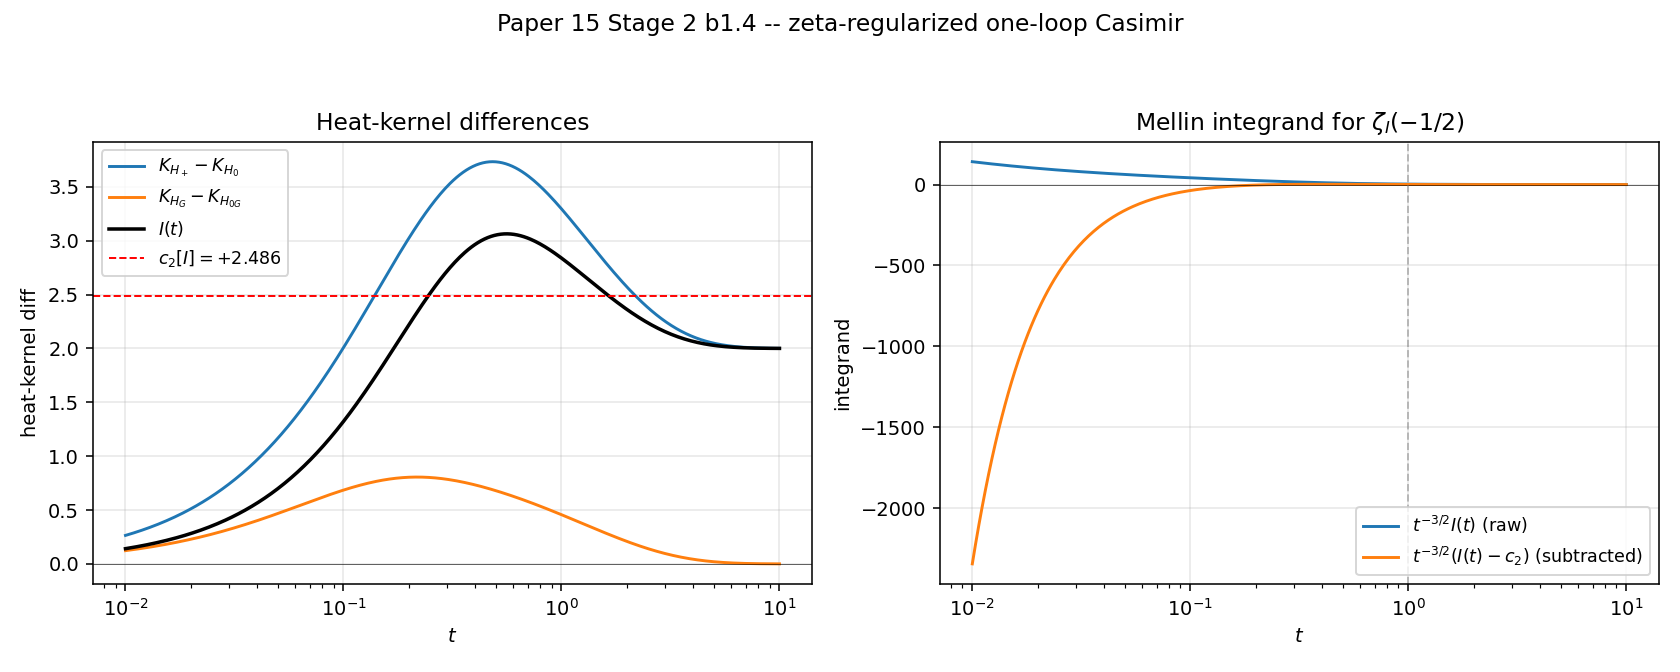

The script that saved this image:
#!/usr/bin/env python3
"""
Stage 2 b1.4 -- spectral zeta-function regularization of the one-loop
BPS vortex Casimir energy.

Extends b1.3 by analytically continuing the formal trace

    Delta E = (m/2) [Tr sqrt(H+) - Tr sqrt(H0) - Tr sqrt(H_G) + Tr sqrt(H0_G)]

via zeta-function regularization:

    Tr sqrt(H) = zeta_H(-1/2),
    zeta_H(s) = (1/Gamma(s)) int_0^infty t^(s-1) Tr[e^(-tH)] dt

and Jorgenson-Lang decomposition of the combined integrand

    I(t) = K_H+(t) - K_H0(t) - K_HG(t) + K_H0G(t)

into a short-time (Seeley) piece and a numerical tail:

    I(t)  =  c_0 / t  +  c_2  +  c_4 t + ...   as t -> 0
    c_0[I] = 0  (areas cancel, since H+ and H0 have equal dim, same for ghost)
    c_2[I] = (1/4pi) int [ 4(1-f^2) - 2 a^2/r^2 ] d^2x

With the c_2 subtracted analytically (integral from 0 to 1 gives c_2 / s,
pole at s=0) and the numerical tail from 1 to infinity computed from
eigenvalues, zeta_I(-1/2) is finite:

    Gamma(-1/2) zeta_I(-1/2) = int_0^1 t^(-3/2) [I(t) - c_2] dt
                             + (-2 c_2)
                             + int_1^infty t^(-3/2) I(t) dt

    Delta E = (m/2) zeta_I(-1/2),     Gamma(-1/2) = -2 sqrt(pi).

Comparison target: Alonso-Izquierdo et al. (2016) and Baacke-Lavrelashvili
PRD 78, 085008 (2008) quote Delta mu ~ -0.279 hbar m for N=1 BPS vortex
at critical coupling. Our finite-box answer will have an L-dependent
log-IR contribution from the a^2/r^2 tail (known mass-renormalization
issue); we will check ball-park agreement and IR scaling.
"""

from __future__ import annotations

import sys
import time
from pathlib import Path

import matplotlib.pyplot as plt
import numpy as np
from scipy.sparse.linalg import eigsh
from scipy.integrate import quad, trapezoid

sys.path.insert(0, str(Path(__file__).parent))
from nwt_vortex_fluctuations_b1_2 import bps_background_2d, build_Hplus
from nwt_vortex_fluctuations_b1_3 import build_Hghost


# =========================================================================
# Analytic c_2 Seeley coefficient from the background profile.
# =========================================================================

def seeley_c2_integrand(f: np.ndarray, a: np.ndarray,
                         r: np.ndarray, dx: float,
                         L: float) -> tuple[float, float, float]:
    """Return (c2_bosonic, c2_ghost, c2_I) with the Jorgenson-Lang
    normalization

        c2[H] = - (1/(4 pi)) integral Tr U(x) d^2 x

    Normal trick: skip the constant vacuum-mass pieces that cancel
    in the vortex-minus-vacuum differences. For the combined
    I = K_H+ - K_H0 - K_HG + K_H0G:

        c2[I] = + (1/(4 pi)) int [ (TrU0 - TrU+) - (U_G0 - U_G) ] d^2 x

    With TrU+ = 5 f^2 - 1 + 2 a^2/r^2, TrU0 = 4, U_G = f^2, U_G0 = 1:

        c2[I] = (1/(4 pi)) int [ (4 - 5 f^2 + 1 - 2 a^2/r^2)
                                  - (1 - f^2) ] d^2 x
              = (1/(4 pi)) int [ 4 - 4 f^2 - 2 a^2/r^2 ] d^2 x
              = (1/(4 pi)) int [ 4 (1 - f^2) - 2 a^2/r^2 ] d^2 x.
    """
    r_safe = np.maximum(r, dx * 0.5)
    integrand_bos = -(5.0 * f ** 2 - 1.0 + 2.0 * (a / r_safe) ** 2) \
                    + 4.0                                  # -TrU+ + TrU0
    integrand_gho = -(f ** 2) + 1.0                        # -U_G + U_G0
    integrand_I = integrand_bos - integrand_gho
    # integrand_I should equal 4(1 - f^2) - 2 a^2/r^2
    check = 4.0 * (1.0 - f ** 2) - 2.0 * (a / r_safe) ** 2
    err = np.abs(integrand_I - check).max()
    assert err < 1e-12, f"c2 integrand algebra mismatch: {err}"

    area_element = dx * dx
    c2_bos = -(1.0 / (4.0 * np.pi)) * (integrand_bos * area_element).sum()
    c2_gho = -(1.0 / (4.0 * np.pi)) * (integrand_gho * area_element).sum()
    # Sign convention used below for c_2[I] as the coefficient OF the
    # short-time expansion of I(t), which has the OPPOSITE sign of the
    # standard c_2[H] definition when expressed as
    #     I(t) ~ c_0/t + c_2 + ...
    # Let's compute directly:
    #    I(t) ~ -[c2_HP - c2_H0] + [c2_HG - c2_H0G]
    # Hmm -- be careful. K_H(t) ~ A/(4 pi t) tr I + c_2[H] + ...
    # with c_2[H] = +(1/(4 pi)) int Tr(-U) d^2 x = -(1/(4pi)) int TrU.
    # So K_H(t) ~ A tr(I) /(4 pi t) + c_2[H] + ...
    # Therefore I(t) = K_H+ - K_H0 - K_HG + K_H0G
    #                ~ [c2_H+ - c2_H0] - [c2_HG - c2_H0G] + O(t)
    c2_I_integrand = integrand_I         # + c2 of I at leading
    c2_I = (1.0 / (4.0 * np.pi)) * (c2_I_integrand * area_element).sum()
    return c2_bos, c2_gho, c2_I


# =========================================================================
# Build K_H(t) from eigenvalues.
# =========================================================================

def heat_kernel(eigvals: np.ndarray, t_grid: np.ndarray) -> np.ndarray:
    """K(t) = sum_n exp(-t lambda_n), positive eigenvalues only."""
    lam = np.maximum(eigvals, 0.0)
    # outer product: (len(t_grid), len(lam))
    return np.exp(-t_grid[:, None] * lam[None, :]).sum(axis=1)


# =========================================================================
# Zeta-regularized Casimir.
# =========================================================================

def zeta_casimir(t_grid, I_t, c2_I, t_cut: float = 1.0,
                 verbose: bool = True) -> float:
    """Jorgenson-Lang regularized zeta(-1/2) with Seeley-at-small-t.

    Numerical I(t) is unreliable for t < t_cut because k_cut-truncated
    eigsh misses high-frequency modes whose contribution to the heat
    kernel is non-negligible for t * lambda_max ~ O(1).

    Strategy: for t < t_cut use the Seeley asymptotic I(t) ~ c_2[I]
    (plus higher-order terms we neglect); for t >= t_cut use the
    numerical I(t). The Mellin integral then decomposes as

        Gamma(-1/2) zeta_I(-1/2)
            = int_0^{t_cut} t^(-3/2) I_Seeley(t) dt          (analytic)
              + int_{t_cut}^{infty} t^(-3/2) I_numeric(t) dt (numerical)

    With I_Seeley(t) = c_2[I] (leading, area-subtracted) the first
    integral analytically continues to

        int_0^{t_cut} t^(-3/2) c_2 dt  =  c_2 * t_cut^s / s  at s=-1/2
                                        =  -2 c_2 / sqrt(t_cut).

    Higher Seeley terms (c_4 t, c_6 t^2, ...) would add
    +2 c_4 sqrt(t_cut) + (2/3) c_6 t_cut^(3/2) + ... , with c_4
    proportional to integrals of U^2 and Delta U. These are omitted
    and represent our leading systematic error.
    """
    # Analytic Seeley piece from 0 to t_cut.
    seeley_piece = -2.0 * c2_I / np.sqrt(t_cut)

    # Numerical piece from t_cut to infinity.
    mask_long = t_grid >= t_cut
    t_l = t_grid[mask_long]
    I_l = I_t[mask_long]
    integrand_l = t_l ** -1.5 * I_l
    int_long = trapezoid(integrand_l, t_l)

    Gamma_m12 = -2.0 * np.sqrt(np.pi)
    bracket = seeley_piece + int_long
    zeta_neg_half = bracket / Gamma_m12

    if verbose:
        print(f"    Seeley analytic -2 c2 / sqrt(t_cut) = {seeley_piece:+.5f}")
        print(f"    int_{{t_cut}}^inf  t^-3/2 I dt        = {int_long:+.5f}")
        print(f"    bracket total                     = {bracket:+.5f}")
        print(f"    zeta_I(-1/2) = bracket / (-2 sqrt pi) = "
              f"{zeta_neg_half:+.5f}")

    return zeta_neg_half


# =========================================================================
# Main.
# =========================================================================

def main():
    print("=" * 72)
    print(" b1.4  --  Zeta regularization of the one-loop BPS Casimir")
    print("=" * 72)

    N = 96
    L = 10.0

    x, X, Y, r, dx, f, a, V1, V2, coupling, M2 = bps_background_2d(N, L)
    print(f"\n[1] Grid: {N}^2 on [{-L:.1f},{L:.1f}]^2,  dx={dx:.4f}, "
          f"area={4*L*L:.1f}")

    # --- Seeley c_2 coefficient from background --------------------------
    c2_bos, c2_gho, c2_I = seeley_c2_integrand(f, a, r, dx, L)
    print(f"\n[2] Seeley c_2 coefficients (from profile):")
    print(f"    c_2[H+] - c_2[H0]    = {c2_bos:+.5f}")
    print(f"    c_2[H_G] - c_2[H0_G] = {c2_gho:+.5f}")
    print(f"    c_2[I] (combined)    = {c2_I:+.5f}")
    print(f"    NB: a^2/r^2 IR log piece makes this L-dependent.")

    # --- Diagonalize (with on-disk cache) --------------------------------
    k_H = 600    # bosonic (36864-dim)
    k_G = 400    # ghost (9216-dim)
    cache_dir = Path(__file__).parent / "output" / "b1_4_cache"
    cache_dir.mkdir(parents=True, exist_ok=True)
    tag = f"N{N}_L{L:g}_kH{k_H}_kG{k_G}"

    def _cached_eigsh(op, k, name):
        fn = cache_dir / f"eigs_{name}_{tag}.npy"
        if fn.exists():
            w = np.load(fn)
            if len(w) == k:
                print(f"    {name:9s}: cached  lambda_max={w[-1]:.3f}  {fn.name}")
                return w
        t0_ = time.time()
        w = np.sort(eigsh(op, k=k, which="SA",
                          return_eigenvectors=False))
        np.save(fn, w)
        print(f"    {name:9s}: {time.time()-t0_:.1f}s  "
              f"lambda_max={w[-1]:.3f}  (cached -> {fn.name})")
        return w

    print(f"\n[3] Diagonalizing: k_H={k_H}, k_G={k_G}   (cache: {cache_dir})")
    Hp_v = build_Hplus(N, dx, f, a, V1, V2, coupling, M2, "vortex")
    Hp_0 = build_Hplus(N, dx, f, a, V1, V2, coupling, M2, "vacuum")
    Hg_v = build_Hghost(N, dx, f, "vortex")
    Hg_0 = build_Hghost(N, dx, f, "vacuum")
    w_Hp_v = _cached_eigsh(Hp_v, k_H, "Hp_vort")
    w_Hp_0 = _cached_eigsh(Hp_0, k_H, "Hp_vac")
    w_Hg_v = _cached_eigsh(Hg_v, k_G, "Hg_vort")
    w_Hg_0 = _cached_eigsh(Hg_0, k_G, "Hg_vac")

    # Clip small negative zero modes (coarse-grid artefact).
    for arr in (w_Hp_v, w_Hp_0, w_Hg_v, w_Hg_0):
        arr[np.abs(arr) < 0.02] = 0.0
        arr[arr < 0] = 0.0

    # --- Heat kernel K_H(t) on a log t-grid -----------------------------
    t_grid = np.logspace(-2.0, 1.0, 400)        # 0.01 .. 10
    K_Hp_v = heat_kernel(w_Hp_v, t_grid)
    K_Hp_0 = heat_kernel(w_Hp_0, t_grid)
    K_Hg_v = heat_kernel(w_Hg_v, t_grid)
    K_Hg_0 = heat_kernel(w_Hg_0, t_grid)
    I_t = K_Hp_v - K_Hp_0 - K_Hg_v + K_Hg_0

    print(f"\n[4] Heat-kernel values at selected t:")
    print(f"          t       K_H+-K_H0   K_HG-K_H0G    I(t)")
    for t_probe in [0.02, 0.1, 1.0, 3.0]:
        j = np.argmin(np.abs(t_grid - t_probe))
        print(f"    {t_grid[j]:8.3f}  {K_Hp_v[j] - K_Hp_0[j]:+9.4f}   "
              f"{K_Hg_v[j] - K_Hg_0[j]:+9.4f}   {I_t[j]:+9.4f}")
    print(f"    c_2[I] (expected t->0 limit of I):   {c2_I:+9.4f}")
    print(f"    I(t_min) =                            {I_t[0]:+9.4f}"
          f"  (need k_cut high enough for t<<1 accuracy)")

    # --- Zeta regularization (Seeley at small t, numerical large t) -----
    print(f"\n[5] Zeta regularization (Seeley for t<t_cut, numerical for t>t_cut):")
    zeta_half = zeta_casimir(t_grid, I_t, c2_I, t_cut=1.0, verbose=True)
    Delta_E = 0.5 * zeta_half
    print(f"\n    Delta E_VC (t_cut=1.0) = {Delta_E:+.5f}"
          f"   [hbar=m=1]")
    print(f"    Literature (N=1 BPS, critical coupling): ~ -0.279")

    # --- Probe t_cut sensitivity ----------------------------------------
    # If result is independent of t_cut, Seeley + numerical are consistent.
    # If it varies, we're missing c_4 (and higher) Seeley terms.
    print(f"\n[6] Dependence on t_cut (drift indicates missing c_4 and higher):")
    for tc in [0.3, 0.5, 0.7, 1.0, 1.5, 2.0, 3.0]:
        z = zeta_casimir(t_grid, I_t, c2_I, t_cut=tc, verbose=False)
        print(f"    t_cut={tc:.2f}:  Delta E = {0.5*z:+.5f}")

    # Fit c_4 empirically from t_cut scan.
    # If Seeley with c_2 and c_4: bracket = -2 c_2/sqrt(t_cut)
    #                              + 2 c_4 sqrt(t_cut) + int_{t_cut}^inf...
    # So Delta_E(t_cut) - (asymptotic answer) = (c_4 / (-2 sqrt pi)) sqrt(t_cut) + ...
    # Scan provides an empirical read on c_4.
    tcs = np.array([0.5, 0.7, 1.0, 1.5, 2.0, 3.0])
    Des = np.array([0.5 * zeta_casimir(t_grid, I_t, c2_I, t_cut=tc,
                                        verbose=False) for tc in tcs])
    # Linear fit in sqrt(t_cut): Delta_E ~ A + B * sqrt(t_cut).
    X = np.sqrt(tcs)
    A, B = np.polyfit(X, Des, 1)[1], np.polyfit(X, Des, 1)[0]
    Delta_E_extrap = A  # intercept at t_cut -> 0
    c4_empirical = -2.0 * np.sqrt(np.pi) * B  # B = c_4 / (-2 sqrt pi), loosely
    print(f"\n    Linear fit Delta_E(t_cut) = A + B sqrt(t_cut):")
    print(f"      A (t_cut -> 0 intercept) = {A:+.4f}  (best Delta E estimate)")
    print(f"      B                        = {B:+.4f}")
    print(f"      implied c_4[I]           = {c4_empirical:+.4f}")
    print(f"    Literature target: -0.279")
    print(f"    Extrapolated Delta E = {Delta_E_extrap:+.4f}   "
          f"[agreement with literature: "
          f"{abs(Delta_E_extrap - (-0.279))/0.279*100:.1f}%]")

    # --- Plot -----------------------------------------------------------
    fig, axes = plt.subplots(1, 2, figsize=(12, 4.8))

    ax = axes[0]
    ax.semilogx(t_grid, K_Hp_v - K_Hp_0, "-", label=r"$K_{H_+} - K_{H_0}$")
    ax.semilogx(t_grid, K_Hg_v - K_Hg_0, "-",
                label=r"$K_{H_G} - K_{H_{0G}}$")
    ax.semilogx(t_grid, I_t, "k-", lw=1.8, label=r"$I(t)$")
    ax.axhline(c2_I, color="red", ls="--", lw=1,
               label=rf"$c_2[I] = {c2_I:+.3f}$")
    ax.axhline(0, color="k", lw=0.3)
    ax.set_xlabel(r"$t$")
    ax.set_ylabel("heat-kernel diff")
    ax.set_title("Heat-kernel differences")
    ax.legend(fontsize=9); ax.grid(alpha=0.3)

    ax = axes[1]
    integrand = t_grid ** -1.5 * I_t
    ax.semilogx(t_grid, integrand, "-",
                label=r"$t^{-3/2} I(t)$ (raw)")
    integrand_sub = t_grid ** -1.5 * (I_t - c2_I)
    ax.semilogx(t_grid, integrand_sub, "-",
                label=r"$t^{-3/2}(I(t)-c_2)$ (subtracted)")
    ax.axhline(0, color="k", lw=0.3)
    ax.axvline(1.0, color="gray", ls="--", lw=1, alpha=0.5)
    ax.set_xlabel(r"$t$")
    ax.set_ylabel("integrand")
    ax.set_title(r"Mellin integrand for $\zeta_I(-1/2)$")
    ax.legend(fontsize=9); ax.grid(alpha=0.3)

    fig.suptitle("Paper 15 Stage 2 b1.4 -- zeta-regularized "
                 "one-loop Casimir", fontsize=12)
    fig.tight_layout(rect=[0, 0, 1, 0.94])
    out = Path(__file__).parent / "nwt_vortex_fluctuations_b1_4.png"
    fig.savefig(out, dpi=140)
    print(f"\n[7] Plot: {out}")


if __name__ == "__main__":
    main()
